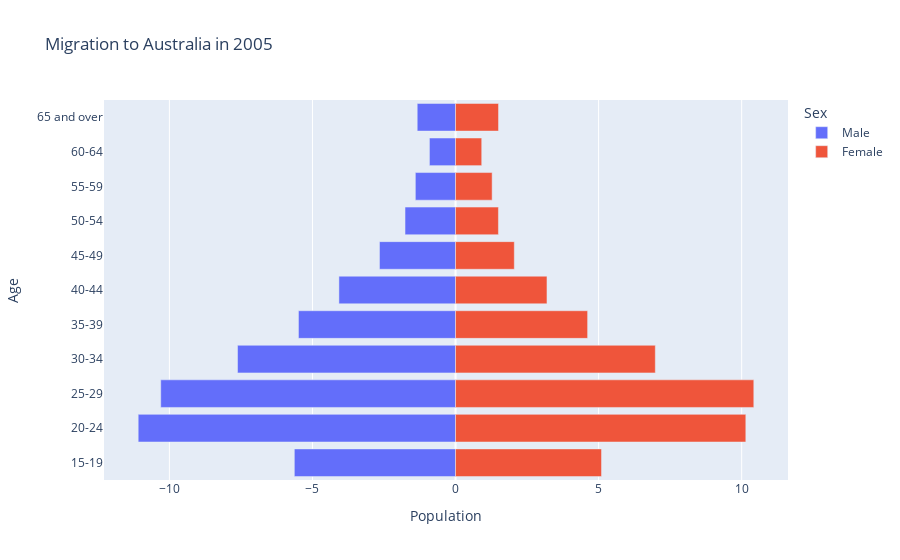

This figure's notebook cell:
### Code cell
px.bar(dataStacked, y='Age', x='Population', color='Sex', title='Migration to Australia in 2005')

### Figure 1 — Plotly figure (JSON) as saved in the notebook; plotly's stock layout.template omitted (floating-point values rounded to 4 significant figures)
{"data": [{"alignmentgroup": "True", "hovertemplate": "Sex=Male<br>Population=%{x}<br>Age=%{y}<extra></extra>", "legendgroup": "Male", "marker": {"color": "#636efa", "pattern": {"shape": ""}}, "name": "Male", "offsetgroup": "Male", "orientation": "h", "showlegend": true, "textposition": "auto", "type": "bar", "x": [-5.634, -11.09, -10.3, -7.619, -5.489, -4.075, -2.658, -1.765, -1.404, -0.9122, -1.339], "xaxis": "x", "y": ["15-19", "20-24", "25-29", "30-34", "35-39", "40-44", "45-49", "50-54", "55-59", "60-64", "65 and over"], "yaxis": "y"}, {"alignmentgroup": "True", "hovertemplate": "Sex=Female<br>Population=%{x}<br>Age=%{y}<extra></extra>", "legendgroup": "Female", "marker": {"color": "#EF553B", "pattern": {"shape": ""}}, "name": "Female", "offsetgroup": "Female", "orientation": "h", "showlegend": true, "textposition": "auto", "type": "bar", "x": [5.102, 10.15, 10.42, 6.982, 4.617, 3.196, 2.054, 1.499, 1.28, 0.9154, 1.503], "xaxis": "x", "y": ["15-19", "20-24", "25-29", "30-34", "35-39", "40-44", "45-49", "50-54", "55-59", "60-64", "65 and over"], "yaxis": "y"}], "layout": {"barmode": "relative", "legend": {"title": {"text": "Sex"}, "tracegroupgap": 0}, "title": {"text": "Migration to Australia in 2005"}, "xaxis": {"anchor": "y", "domain": [0, 1], "title": {"text": "Population"}}, "yaxis": {"anchor": "x", "domain": [0, 1], "title": {"text": "Age"}}}}
